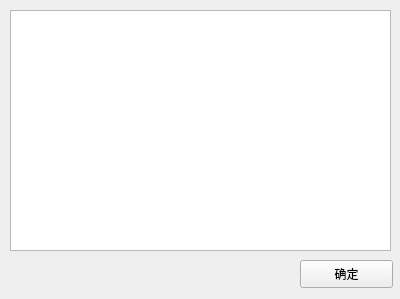
<?xml version="1.0" encoding="UTF-8"?>
<ui version="4.0">
 <class>Form</class>
 <widget class="QWidget" name="Form">
  <property name="geometry">
   <rect>
    <x>0</x>
    <y>0</y>
    <width>400</width>
    <height>299</height>
   </rect>
  </property>
  <property name="windowTitle">
   <string>全国铁路枢纽城市列表 - 编辑</string>
  </property>
  <widget class="QTextEdit" name="textEdit">
   <property name="geometry">
    <rect>
     <x>10</x>
     <y>10</y>
     <width>381</width>
     <height>241</height>
    </rect>
   </property>
  </widget>
  <widget class="QPushButton" name="pushButton">
   <property name="geometry">
    <rect>
     <x>300</x>
     <y>260</y>
     <width>93</width>
     <height>28</height>
    </rect>
   </property>
   <property name="text">
    <string>确定</string>
   </property>
  </widget>
 </widget>
 <resources/>
 <connections/>
</ui>
